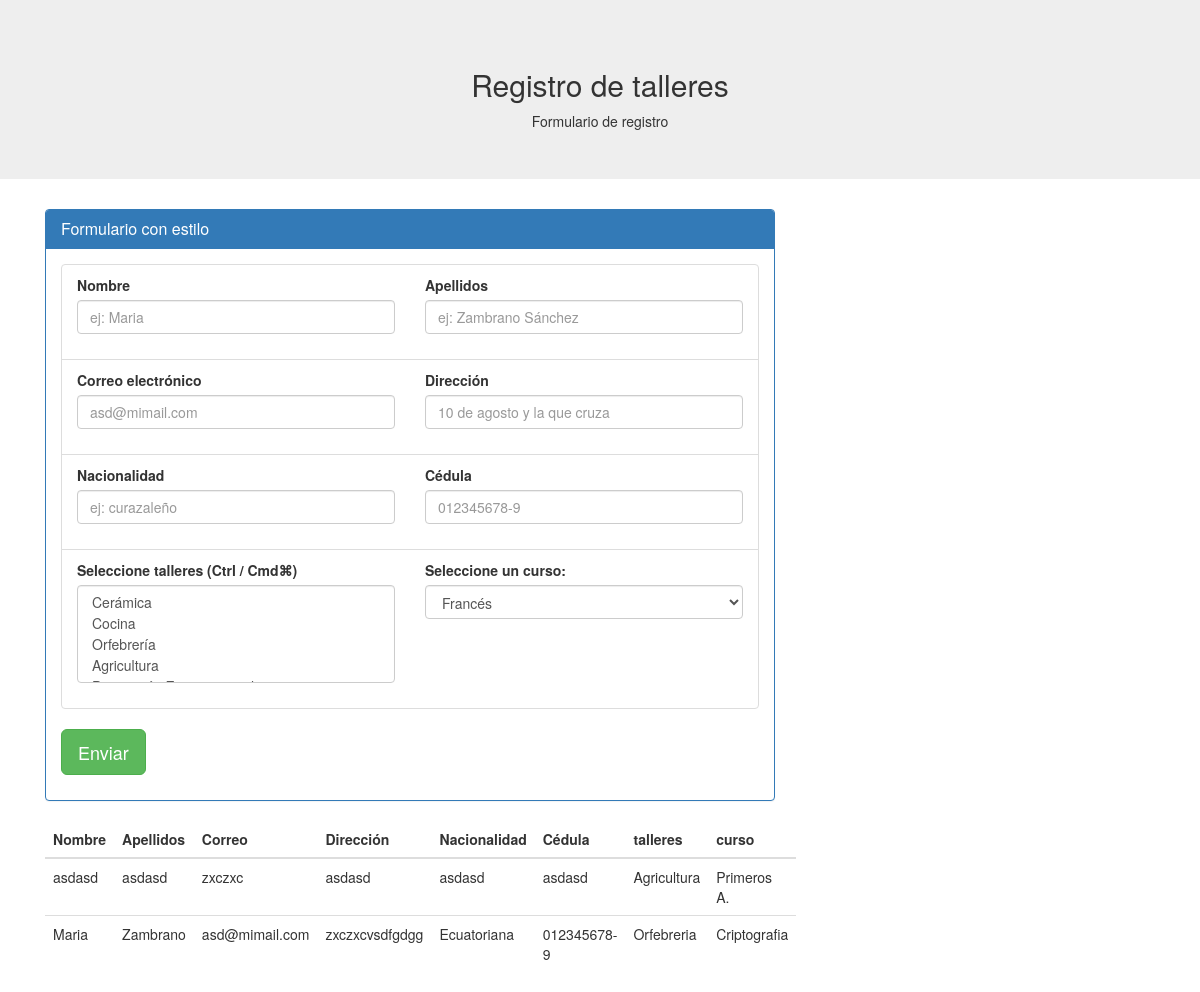
The page / on the database its author committed.
### tables this page shows
CREATE TABLE `asistente` (
  `Nombre` varchar(20) NOT NULL,
  `Apellido` varchar(50) NOT NULL,
  `Correo` varchar(20) NOT NULL,
  `Direccion` varchar(50) NOT NULL,
  `Nacionalidad` varchar(20) NOT NULL,
  `Cedula` varchar(20) NOT NULL,
  `Talleres` varchar(100) NOT NULL,
  `Curso` varchar(20) NOT NULL
);

### src/index.php (the view, shortened to what this page needs)
<?php
include ('conectar.php');
$db->set_charset("utf8");
$query = "SELECT * FROM asistente;";
$result= $db->query($query);
?>
<!DOCTYPE html>
<html lang="es">
<head>
    <link rel="stylesheet" href="https://maxcdn.bootstrapcdn.com/bootstrap/3.3.7/css/bootstrap.min.css">
</head>
<body id="public">
<div id="header" class="jumbotron text-center">
    <h2 class="">Registro de talleres</h2>
    <div class="">Formulario de registro</div>
</div>
<div id="container" class="container">
    <div class="col-sm-8">
    <div class="panel panel-primary">
        <div class="panel-heading">
            <h3 class="panel-title">Formulario con estilo</h3>
        </div>
        <form id="formulario" name="formulario" class="panel-body" accept-charset="UTF-8" autocomplete="off"
              enctype="multipart/form-data" method="post" novalidate="" action="enviar.php">
                    <ul class="list-group">
                        <li id="nombre-apellido" class="list-group-item">
                            <div class="row">
                            <div class="col-sm-6">
                            <div class="form-group">
                                <label for="nombre">Nombre</label>
                                <input id="nombre" name="f1" class="form-control" value="" size="15" tabindex="1" onkeyup="handleInput(this);"
                                       onchange="handleInput(this);" placeholder="ej: Maria" required="" type="text">
                            </div>
                            </div>
                            <div class="col-sm-6">
                            <div class="form-group">
                                <label for="apellidos">Apellidos</label>
                                <input id="apellidos" name="f2" class="form-control" value="" size="15" tabindex="2" onkeyup="handleInput(this);"
                                       onchange="handleInput(this);" placeholder="ej: Zambrano Sánchez" required="" type="text">
                            </div>
                            </div>
                            </div>
                        </li>
                        <li id="direcciones" class="list-group-item">
                            <div class="row">
                                <div class="col-sm-6">
                            <div class="form-group">
                                <label for="correo">Correo electrónico</label>
                                <input id="correo" name="f3" class="form-control" value="" size="15" tabindex="3" onkeyup="handleInput(this);"
                                       onchange="handleInput(this);" placeholder="asd@mimail.com" required="" type="email">
                            </div>
                                </div>
                                <div class="col-sm-6">
                            <div class="form-group">
                                <label for="dirección">Dirección</label>
                                <input id="dirección" name="f4" class="form-control" value="" size="15" tabindex="4" onkeyup="handleInput(this);"
                                       onchange="handleInput(this);" placeholder="10 de agosto y la que cruza" required="" type="text">
                            </div>
                                </div>
                            </div>
                        </li>
                        <li id="cedulas" class="list-group-item">
                            <div class="row">
                                <div class="col-sm-6">
                            <div class="form-group">
                                <label for="nacionalidad">Nacionalidad</label>
                                <input id="nacionalidad" name="f5" class="form-control" value="" tabindex="5" onkeyup="handleInput(this);"
                                       onchange="handleInput(this);" placeholder="ej: curazaleño" required="" type="text">
                            </div>
                                </div>
                                <div class="col-sm-6">
                            <div class="form-group">
                                <label for="cedula">Cédula</label>
                                <input id="cedula" name="f6" class="form-control" value="" tabindex="6" onkeyup="handleInput(this);"
                                       onchange="handleInput(this);" placeholder="012345678-9" required="" type="text">
                            </div>
                                </div>
                            </div>
                        </li>
                        <li id="talleres" class="list-group-item">
                            <div class="row">
                                <div class="col-sm-6">
                            <div class="form-group">
                                <label for="selec01" >Seleccione talleres (Ctrl / Cmd⌘)</label>
                                <select id="selec01" name="f7" class="form-control" multiple>
                                    <option value="Ceramica" >
                                    </option>
                                    <option value="Cocina">
                                    </option>
                                    <option value="Orfebreria">
                                    </option>
                                    <option value="Agricultura">
                                    </option>
                                    <option value="Percepción">
                                    </option>
                                </select>
                            </div>
                                </div>
                                    <div class="col-sm-6">
                                <div class="form-group">
                                    <label for="selec02">Seleccione un curso:</label>
                                    <select id="selec02" name="f8" class="form-control" tabindex="8" onclick="handleInput(this);"
                                            onkeyup="handleInput(this);" >
                                        <option value="Frances" selected="selected">
                                            Francés
                                        </option>
                                    </select>
                                </div>
                            </div>
                                </div>
                            </li>
                    </ul>
            <p>
                <button id="saveForm" name="mandar" class="btn btn-lg btn-success" onmousedown="doSubmitEvents();" type="submit">Enviar</button>
            </p>
        </form>
    </div>
    <table class="table">
        <thead>
        <tr>
            <th>Nombre</th>
            <th>Apellidos</th>
            <th>Correo</th>
            <th>Dirección</th>
            <th>Nacionalidad</th>
            <th>Cédula</th>
            <th>talleres</th>
            <th>curso</th>
        </tr>
        </thead>
        <tbody>
        <?php
        while($f = $result->fetch_object()){
            echo '<tr>
            <td>'.$f->Nombre.'</td>
            <td>'.$f->Apellido.'</td>
            <td>'.$f->Correo.'</td>
            <td>'.$f->Direccion.'</td>
            <td>'.$f->Nacionalidad.'</td>
            <td>'.$f->Cedula.'</td>
            <td>'.$f->Talleres.'</td>
            <td>'.$f->Curso.'</td>
        </tr>';
        }
        ?>
        </tbody>
    </table>
    </div>
</div>
</body>
</html>

### rows shown on the page
asistente: Nombre "asdasd", Apellido "asdasd", Correo "zxczxc", Direccion "asdasd", Nacionalidad "asdasd", Cedula "asdasd", Talleres "Agricultura", Curso "Primeros A."
asistente: Nombre "Maria", Apellido "Zambrano", Correo "asd@mimail.com", Direccion "zxczxcvsdfgdgg", Nacionalidad "Ecuatoriana", Cedula "012345678-9", Talleres "Orfebreria", Curso "Criptografia"
